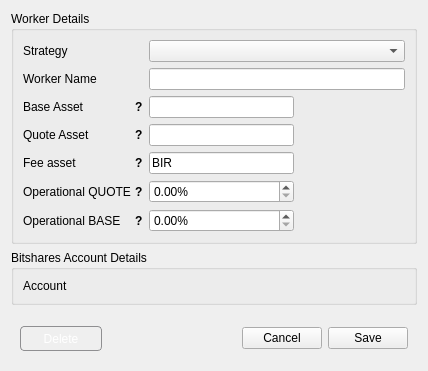
<?xml version="1.0" encoding="UTF-8"?>
<ui version="4.0">
 <class>Dialog</class>
 <widget class="QDialog" name="Dialog">
  <property name="geometry">
   <rect>
    <x>0</x>
    <y>0</y>
    <width>428</width>
    <height>365</height>
   </rect>
  </property>
  <property name="windowTitle">
   <string>DEXBot - Edit Worker</string>
  </property>
  <layout class="QVBoxLayout" name="verticalLayout">
   <item>
    <widget class="QGroupBox" name="groupBox">
     <property name="title">
      <string>Worker Details</string>
     </property>
     <layout class="QFormLayout" name="formLayout_3">
      <item row="0" column="0">
       <widget class="QLabel" name="strategy_label">
        <property name="minimumSize">
         <size>
          <width>120</width>
          <height>0</height>
         </size>
        </property>
        <property name="maximumSize">
         <size>
          <width>120</width>
          <height>16777215</height>
         </size>
        </property>
        <property name="text">
         <string>Strategy</string>
        </property>
        <property name="buddy">
         <cstring>strategy_input</cstring>
        </property>
       </widget>
      </item>
      <item row="0" column="1">
       <widget class="QComboBox" name="strategy_input">
        <property name="currentIndex">
         <number>-1</number>
        </property>
       </widget>
      </item>
      <item row="1" column="0">
       <widget class="QLabel" name="worker_name_label">
        <property name="minimumSize">
         <size>
          <width>120</width>
          <height>0</height>
         </size>
        </property>
        <property name="maximumSize">
         <size>
          <width>120</width>
          <height>16777215</height>
         </size>
        </property>
        <property name="text">
         <string>Worker Name</string>
        </property>
        <property name="buddy">
         <cstring>worker_name_input</cstring>
        </property>
       </widget>
      </item>
      <item row="1" column="1">
       <widget class="QLineEdit" name="worker_name_input"/>
      </item>
      <item row="5" column="1">
       <widget class="QLineEdit" name="quote_asset_input">
        <property name="sizePolicy">
         <sizepolicy hsizetype="Fixed" vsizetype="Fixed">
          <horstretch>0</horstretch>
          <verstretch>0</verstretch>
         </sizepolicy>
        </property>
        <property name="maximumSize">
         <size>
          <width>145</width>
          <height>16777215</height>
         </size>
        </property>
       </widget>
      </item>
      <item row="3" column="0">
       <widget class="QWidget" name="base_asset_wrap" native="true">
        <property name="sizePolicy">
         <sizepolicy hsizetype="Fixed" vsizetype="Preferred">
          <horstretch>0</horstretch>
          <verstretch>0</verstretch>
         </sizepolicy>
        </property>
        <property name="minimumSize">
         <size>
          <width>120</width>
          <height>0</height>
         </size>
        </property>
        <property name="maximumSize">
         <size>
          <width>120</width>
          <height>16777215</height>
         </size>
        </property>
        <layout class="QHBoxLayout" name="horizontalLayout">
         <property name="spacing">
          <number>0</number>
         </property>
         <property name="leftMargin">
          <number>0</number>
         </property>
         <property name="topMargin">
          <number>0</number>
         </property>
         <property name="rightMargin">
          <number>0</number>
         </property>
         <property name="bottomMargin">
          <number>0</number>
         </property>
         <item>
          <widget class="QLabel" name="base_asset_label">
           <property name="minimumSize">
            <size>
             <width>0</width>
             <height>0</height>
            </size>
           </property>
           <property name="maximumSize">
            <size>
             <width>16777215</width>
             <height>16777215</height>
            </size>
           </property>
           <property name="text">
            <string>Base Asset</string>
           </property>
          </widget>
         </item>
         <item>
          <widget class="QLabel" name="base_asset_tooltip">
           <property name="sizePolicy">
            <sizepolicy hsizetype="Fixed" vsizetype="Preferred">
             <horstretch>0</horstretch>
             <verstretch>0</verstretch>
            </sizepolicy>
           </property>
           <property name="font">
            <font>
             <weight>75</weight>
             <bold>true</bold>
            </font>
           </property>
           <property name="cursor">
            <cursorShape>WhatsThisCursor</cursorShape>
           </property>
           <property name="toolTip">
            <string>Asset to be used as unit of measure</string>
           </property>
           <property name="text">
            <string>?</string>
           </property>
           <property name="margin">
            <number>5</number>
           </property>
          </widget>
         </item>
        </layout>
       </widget>
      </item>
      <item row="5" column="0">
       <widget class="QWidget" name="quote_asset_wrap" native="true">
        <property name="sizePolicy">
         <sizepolicy hsizetype="Fixed" vsizetype="Preferred">
          <horstretch>0</horstretch>
          <verstretch>0</verstretch>
         </sizepolicy>
        </property>
        <property name="minimumSize">
         <size>
          <width>120</width>
          <height>0</height>
         </size>
        </property>
        <property name="maximumSize">
         <size>
          <width>120</width>
          <height>16777215</height>
         </size>
        </property>
        <layout class="QHBoxLayout" name="horizontalLayout_3">
         <property name="spacing">
          <number>0</number>
         </property>
         <property name="leftMargin">
          <number>0</number>
         </property>
         <property name="topMargin">
          <number>0</number>
         </property>
         <property name="rightMargin">
          <number>0</number>
         </property>
         <property name="bottomMargin">
          <number>0</number>
         </property>
         <item>
          <widget class="QLabel" name="quote_asset_label">
           <property name="minimumSize">
            <size>
             <width>0</width>
             <height>0</height>
            </size>
           </property>
           <property name="maximumSize">
            <size>
             <width>16777215</width>
             <height>16777215</height>
            </size>
           </property>
           <property name="text">
            <string>Quote Asset</string>
           </property>
           <property name="buddy">
            <cstring>quote_asset_input</cstring>
           </property>
          </widget>
         </item>
         <item>
          <widget class="QLabel" name="quote_asset_tooltip">
           <property name="sizePolicy">
            <sizepolicy hsizetype="Fixed" vsizetype="Preferred">
             <horstretch>0</horstretch>
             <verstretch>0</verstretch>
            </sizepolicy>
           </property>
           <property name="font">
            <font>
             <weight>75</weight>
             <bold>true</bold>
            </font>
           </property>
           <property name="cursor">
            <cursorShape>WhatsThisCursor</cursorShape>
           </property>
           <property name="toolTip">
            <string>Asset to be bought and sold</string>
           </property>
           <property name="text">
            <string>?</string>
           </property>
           <property name="margin">
            <number>5</number>
           </property>
          </widget>
         </item>
        </layout>
       </widget>
      </item>
      <item row="6" column="0">
       <widget class="QWidget" name="fee_asset_wrap" native="true">
        <property name="sizePolicy">
         <sizepolicy hsizetype="Fixed" vsizetype="Preferred">
          <horstretch>0</horstretch>
          <verstretch>0</verstretch>
         </sizepolicy>
        </property>
        <property name="minimumSize">
         <size>
          <width>120</width>
          <height>0</height>
         </size>
        </property>
        <property name="maximumSize">
         <size>
          <width>120</width>
          <height>16777215</height>
         </size>
        </property>
        <layout class="QHBoxLayout" name="horizontalLayout_5">
         <property name="spacing">
          <number>0</number>
         </property>
         <property name="leftMargin">
          <number>0</number>
         </property>
         <property name="topMargin">
          <number>0</number>
         </property>
         <property name="rightMargin">
          <number>0</number>
         </property>
         <property name="bottomMargin">
          <number>0</number>
         </property>
         <item>
          <widget class="QLabel" name="fee_asset_label">
           <property name="minimumSize">
            <size>
             <width>0</width>
             <height>0</height>
            </size>
           </property>
           <property name="maximumSize">
            <size>
             <width>16777215</width>
             <height>16777215</height>
            </size>
           </property>
           <property name="text">
            <string>Fee asset</string>
           </property>
           <property name="buddy">
            <cstring>quote_asset_input</cstring>
           </property>
          </widget>
         </item>
         <item>
          <widget class="QLabel" name="fee_asset_tooltip">
           <property name="sizePolicy">
            <sizepolicy hsizetype="Fixed" vsizetype="Preferred">
             <horstretch>0</horstretch>
             <verstretch>0</verstretch>
            </sizepolicy>
           </property>
           <property name="font">
            <font>
             <weight>75</weight>
             <bold>true</bold>
            </font>
           </property>
           <property name="cursor">
            <cursorShape>WhatsThisCursor</cursorShape>
           </property>
           <property name="toolTip">
            <string>Asset to be used to pay transaction fees</string>
           </property>
           <property name="text">
            <string>?</string>
           </property>
           <property name="margin">
            <number>5</number>
           </property>
          </widget>
         </item>
        </layout>
       </widget>
      </item>
      <item row="6" column="1">
       <widget class="QLineEdit" name="fee_asset_input">
        <property name="sizePolicy">
         <sizepolicy hsizetype="Fixed" vsizetype="Fixed">
          <horstretch>0</horstretch>
          <verstretch>0</verstretch>
         </sizepolicy>
        </property>
        <property name="minimumSize">
         <size>
          <width>145</width>
          <height>0</height>
         </size>
        </property>
        <property name="maximumSize">
         <size>
          <width>80</width>
          <height>16777215</height>
         </size>
        </property>
        <property name="text">
         <string>BIR</string>
        </property>
       </widget>
      </item>
      <item row="3" column="1">
       <widget class="QLineEdit" name="base_asset_input">
        <property name="sizePolicy">
         <sizepolicy hsizetype="Fixed" vsizetype="Fixed">
          <horstretch>0</horstretch>
          <verstretch>0</verstretch>
         </sizepolicy>
        </property>
        <property name="minimumSize">
         <size>
          <width>145</width>
          <height>0</height>
         </size>
        </property>
        <property name="maximumSize">
         <size>
          <width>145</width>
          <height>16777215</height>
         </size>
        </property>
       </widget>
      </item>
      <item row="7" column="0">
       <widget class="QWidget" name="operational_quote_wrap" native="true">
        <property name="sizePolicy">
         <sizepolicy hsizetype="Fixed" vsizetype="Preferred">
          <horstretch>0</horstretch>
          <verstretch>0</verstretch>
         </sizepolicy>
        </property>
        <property name="minimumSize">
         <size>
          <width>120</width>
          <height>0</height>
         </size>
        </property>
        <property name="maximumSize">
         <size>
          <width>120</width>
          <height>16777215</height>
         </size>
        </property>
        <layout class="QHBoxLayout" name="horizontalLayout_6">
         <property name="spacing">
          <number>0</number>
         </property>
         <property name="leftMargin">
          <number>0</number>
         </property>
         <property name="topMargin">
          <number>0</number>
         </property>
         <property name="rightMargin">
          <number>0</number>
         </property>
         <property name="bottomMargin">
          <number>0</number>
         </property>
         <item>
          <widget class="QLabel" name="operational_quote_label">
           <property name="minimumSize">
            <size>
             <width>0</width>
             <height>0</height>
            </size>
           </property>
           <property name="maximumSize">
            <size>
             <width>16777215</width>
             <height>16777215</height>
            </size>
           </property>
           <property name="text">
            <string>Operational QUOTE</string>
           </property>
           <property name="buddy">
            <cstring>quote_asset_input</cstring>
           </property>
          </widget>
         </item>
         <item>
          <widget class="QLabel" name="operational_quote_tooltip">
           <property name="sizePolicy">
            <sizepolicy hsizetype="Fixed" vsizetype="Preferred">
             <horstretch>0</horstretch>
             <verstretch>0</verstretch>
            </sizepolicy>
           </property>
           <property name="font">
            <font>
             <weight>75</weight>
             <bold>true</bold>
            </font>
           </property>
           <property name="cursor">
            <cursorShape>WhatsThisCursor</cursorShape>
           </property>
           <property name="toolTip">
            <string>Max % of QUOTE asset available to this worker, 0 - auto</string>
           </property>
           <property name="text">
            <string>?</string>
           </property>
           <property name="margin">
            <number>5</number>
           </property>
          </widget>
         </item>
        </layout>
       </widget>
      </item>
      <item row="8" column="0">
       <widget class="QWidget" name="operational_base_wrap" native="true">
        <property name="sizePolicy">
         <sizepolicy hsizetype="Fixed" vsizetype="Preferred">
          <horstretch>0</horstretch>
          <verstretch>0</verstretch>
         </sizepolicy>
        </property>
        <property name="minimumSize">
         <size>
          <width>120</width>
          <height>0</height>
         </size>
        </property>
        <property name="maximumSize">
         <size>
          <width>120</width>
          <height>16777215</height>
         </size>
        </property>
        <layout class="QHBoxLayout" name="horizontalLayout_7">
         <property name="spacing">
          <number>0</number>
         </property>
         <property name="leftMargin">
          <number>0</number>
         </property>
         <property name="topMargin">
          <number>0</number>
         </property>
         <property name="rightMargin">
          <number>0</number>
         </property>
         <property name="bottomMargin">
          <number>0</number>
         </property>
         <item>
          <widget class="QLabel" name="operational_base_label">
           <property name="minimumSize">
            <size>
             <width>0</width>
             <height>0</height>
            </size>
           </property>
           <property name="maximumSize">
            <size>
             <width>16777215</width>
             <height>16777215</height>
            </size>
           </property>
           <property name="text">
            <string>Operational BASE</string>
           </property>
           <property name="buddy">
            <cstring>quote_asset_input</cstring>
           </property>
          </widget>
         </item>
         <item>
          <widget class="QLabel" name="operational_base_tooltip">
           <property name="sizePolicy">
            <sizepolicy hsizetype="Fixed" vsizetype="Preferred">
             <horstretch>0</horstretch>
             <verstretch>0</verstretch>
            </sizepolicy>
           </property>
           <property name="font">
            <font>
             <weight>75</weight>
             <bold>true</bold>
            </font>
           </property>
           <property name="cursor">
            <cursorShape>WhatsThisCursor</cursorShape>
           </property>
           <property name="toolTip">
            <string>Max % of BASE asset available to this worker, 0 - auto</string>
           </property>
           <property name="text">
            <string>?</string>
           </property>
           <property name="margin">
            <number>5</number>
           </property>
          </widget>
         </item>
        </layout>
       </widget>
      </item>
      <item row="7" column="1">
       <widget class="QDoubleSpinBox" name="operational_percent_quote_input">
        <property name="minimumSize">
         <size>
          <width>145</width>
          <height>0</height>
         </size>
        </property>
        <property name="maximumSize">
         <size>
          <width>80</width>
          <height>16777215</height>
         </size>
        </property>
        <property name="cursor">
         <cursorShape>ArrowCursor</cursorShape>
        </property>
        <property name="mouseTracking">
         <bool>true</bool>
        </property>
        <property name="focusPolicy">
         <enum>Qt::WheelFocus</enum>
        </property>
        <property name="prefix">
         <string/>
        </property>
        <property name="suffix">
         <string>%</string>
        </property>
        <property name="maximum">
         <double>100.000000000000000</double>
        </property>
        <property name="singleStep">
         <double>1.000000000000000</double>
        </property>
       </widget>
      </item>
      <item row="8" column="1">
       <widget class="QDoubleSpinBox" name="operational_percent_base_input">
        <property name="minimumSize">
         <size>
          <width>145</width>
          <height>0</height>
         </size>
        </property>
        <property name="maximumSize">
         <size>
          <width>80</width>
          <height>16777215</height>
         </size>
        </property>
        <property name="cursor">
         <cursorShape>ArrowCursor</cursorShape>
        </property>
        <property name="mouseTracking">
         <bool>true</bool>
        </property>
        <property name="focusPolicy">
         <enum>Qt::WheelFocus</enum>
        </property>
        <property name="prefix">
         <string/>
        </property>
        <property name="suffix">
         <string>%</string>
        </property>
        <property name="maximum">
         <double>100.000000000000000</double>
        </property>
        <property name="singleStep">
         <double>1.000000000000000</double>
        </property>
       </widget>
      </item>
     </layout>
    </widget>
   </item>
   <item>
    <widget class="QGroupBox" name="groupBox_2">
     <property name="title">
      <string>Bitshares Account Details</string>
     </property>
     <layout class="QFormLayout" name="formLayout_2">
      <property name="rowWrapPolicy">
       <enum>QFormLayout::WrapLongRows</enum>
      </property>
      <item row="0" column="0">
       <widget class="QLabel" name="account_label">
        <property name="sizePolicy">
         <sizepolicy hsizetype="Fixed" vsizetype="Preferred">
          <horstretch>0</horstretch>
          <verstretch>0</verstretch>
         </sizepolicy>
        </property>
        <property name="minimumSize">
         <size>
          <width>120</width>
          <height>0</height>
         </size>
        </property>
        <property name="maximumSize">
         <size>
          <width>120</width>
          <height>16777215</height>
         </size>
        </property>
        <property name="text">
         <string>Account</string>
        </property>
       </widget>
      </item>
      <item row="0" column="1">
       <widget class="QLabel" name="account_name">
        <property name="text">
         <string/>
        </property>
       </widget>
      </item>
     </layout>
    </widget>
   </item>
   <item>
    <widget class="QWidget" name="widget_2" native="true">
     <layout class="QVBoxLayout" name="strategy_container">
      <property name="leftMargin">
       <number>0</number>
      </property>
      <property name="topMargin">
       <number>0</number>
      </property>
      <property name="rightMargin">
       <number>0</number>
      </property>
      <property name="bottomMargin">
       <number>0</number>
      </property>
     </layout>
    </widget>
   </item>
   <item>
    <spacer name="verticalSpacer">
     <property name="orientation">
      <enum>Qt::Vertical</enum>
     </property>
     <property name="sizeHint" stdset="0">
      <size>
       <width>20</width>
       <height>1</height>
      </size>
     </property>
    </spacer>
   </item>
   <item>
    <widget class="QWidget" name="widget" native="true">
     <property name="sizePolicy">
      <sizepolicy hsizetype="Preferred" vsizetype="Fixed">
       <horstretch>0</horstretch>
       <verstretch>0</verstretch>
      </sizepolicy>
     </property>
     <layout class="QHBoxLayout" name="horizontalLayout_2">
      <item>
       <widget class="QPushButton" name="remove_button">
        <property name="cursor">
         <cursorShape>PointingHandCursor</cursorShape>
        </property>
        <property name="styleSheet">
         <string notr="true"> QPushButton {
	border: 1px solid #8f8f91;
	border-radius: 4px;
	background-color: qlineargradient(x1: 0, y1: 0, x2: 0, y2: 1,
                                       stop: 0 #eb9994, stop: 1 #cc2522);
	min-width: 80px;
	min-height: 23px;
	color: #fff;
 }

 QPushButton:hover {
     background-color: qlineargradient(x1: 0, y1: 0, x2: 0, y2: 1,
                                       stop: 0 #ed9f9c, stop: 1 #db4240);
 }
</string>
        </property>
        <property name="text">
         <string>Delete</string>
        </property>
       </widget>
      </item>
      <item>
       <spacer name="horizontalSpacer">
        <property name="orientation">
         <enum>Qt::Horizontal</enum>
        </property>
        <property name="sizeHint" stdset="0">
         <size>
          <width>179</width>
          <height>20</height>
         </size>
        </property>
       </spacer>
      </item>
      <item>
       <widget class="QPushButton" name="cancel_button">
        <property name="sizePolicy">
         <sizepolicy hsizetype="Fixed" vsizetype="Fixed">
          <horstretch>0</horstretch>
          <verstretch>0</verstretch>
         </sizepolicy>
        </property>
        <property name="cursor">
         <cursorShape>PointingHandCursor</cursorShape>
        </property>
        <property name="text">
         <string>Cancel</string>
        </property>
       </widget>
      </item>
      <item>
       <widget class="QPushButton" name="save_button">
        <property name="sizePolicy">
         <sizepolicy hsizetype="Fixed" vsizetype="Fixed">
          <horstretch>0</horstretch>
          <verstretch>0</verstretch>
         </sizepolicy>
        </property>
        <property name="cursor">
         <cursorShape>PointingHandCursor</cursorShape>
        </property>
        <property name="text">
         <string>Save</string>
        </property>
       </widget>
      </item>
     </layout>
    </widget>
   </item>
  </layout>
 </widget>
 <resources/>
 <connections/>
</ui>
